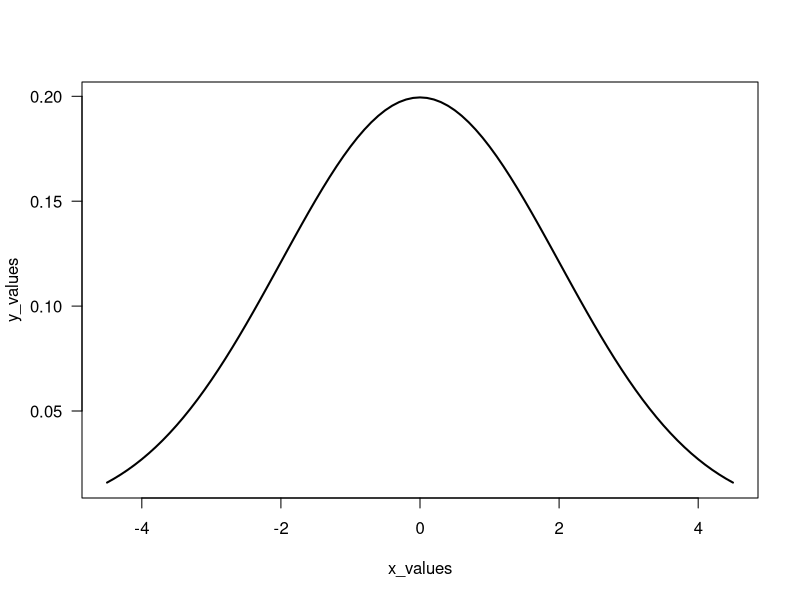
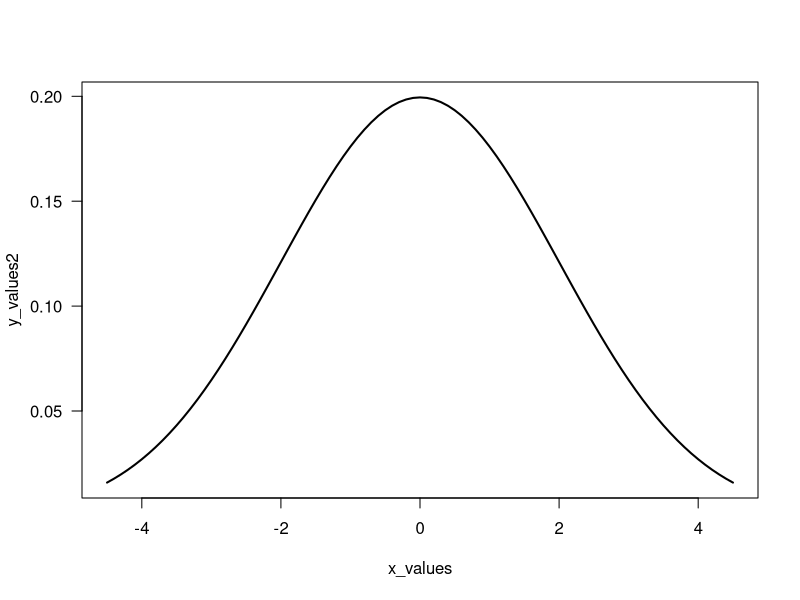
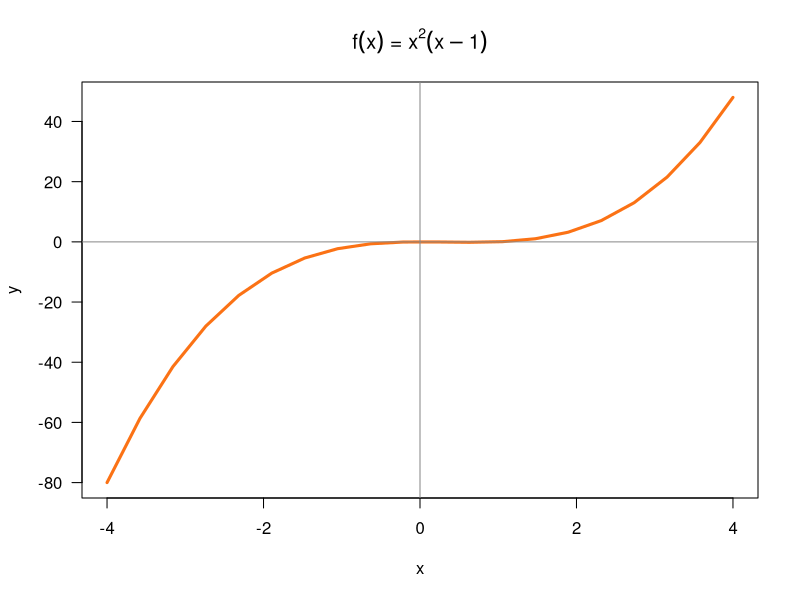
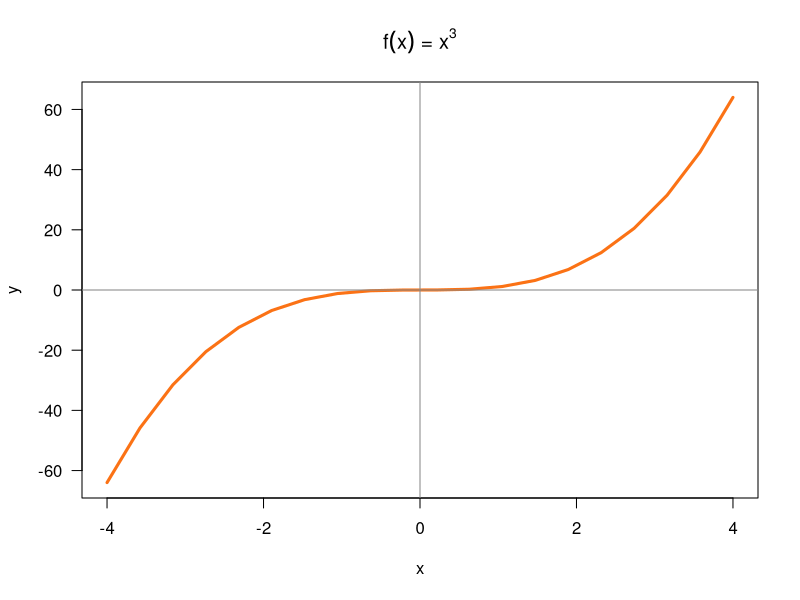

Here is the R script that generated these plots, in order:
## ---- chunk 1
# your function f()
f <- function(x) {
  result <- x*x
  return(result)
}
## ---- chunk 2
# your function g()
g <- function(x) {
  result <- x*2 + 5
  return(result)
}
## ---- chunk 3
f(2)
f(-5)

g(0)
g(-5/2)
## ---- chunk 4
# your pythagoras() function
pythagoras <- function(x, y) {
  result <- sqrt(x*x + y*y)
  return(result)
}
## ---- chunk 5
# your test
pythagoras(3, 4)
## ---- chunk 6
# your test
pythagoras2 <- function(x) {
  result <- sqrt(x*x + x*x)
  return(result)
}
## ---- chunk 7
miles2kms <- function(miles) {
  kms <- miles*1.6
  return(kms)
}
## ---- chunk 8
miles <- c(1:100)
kms <-miles2kms(miles)
miles_kms <- data.frame(miles, kms)
## ---- chunk 9
# your gallons2liters() function
gallons2liters <- function(gallons) {
  liters <- gallons*3.78541
  return(liters)
}
## ---- chunk 10
# your liters2gallons() function
liters2gallons <- function(liters){
  gallons <- liters / 3.78541
}

## ---- chunk 11
liters <- c(1:100)
gallons <- liters2gallons(liters)
liters_gallons <- data.frame(liters, gallons)
## ---- chunk 12
# your code
seconds2years <- function(seconds) {
  years <- seconds / 31557600 
  return(years)
}

seconds2years(1000000000)
## ---- chunk 13
# your code
gaussian <- function(x, m, s) {
  result <- (1 / (s*sqrt(2*3.1415))) * exp((-1/2)*((x-m)/s)*(x-m)/s)
  return(result)
}
## ---- chunk 14
# compare with dnorm()
dnorm(x = 1, mean = 0, sd = 2)
gaussian (x=1, m=0, s=2)
## ---- chunk 15
# you should get a plot like this one
x_values <- seq(from = -4.5, to = 4.5, by = 0.1)
y_values <- dnorm(x_values, mean = 0, sd = 2)
plot(x_values, y_values, las = 1, type = "l", lwd = 2)
## ---- chunk 16
# your code
y_values2 <- gaussian(x_values, m = 0, s = 2)
plot(x_values, y_values2, las = 1, type = "l", lwd = 2)
## ---- chunk 17
poly1 <- function(x) {
  (x^2) * (x - 1)
}
## ---- chunk 18
# set of points
x <- seq(-4, 4, length.out = 20)
y <- poly1(x)

# graph polynomial
plot(x, y, type = 'l', lwd = 3, col = "#FB7215", las = 1)
abline(h = 0, v = 0, col = '#888888aa', lwd = 1.5)
title(main = expression(paste(f(x), ' = ', x^2, (x - 1))))
## ---- chunk 19
poly_a <- function(x){
  y <- x*x*x
return(y)
}
poly_b <- function(x){
  y <- (x^2 - 1)(x + 3)^3
  return(y)
}

x <- seq(-4, 4, length.out = 20)
y <- poly_a(x)
a_plot <- plot(x, y, type = 'l', lwd = 3, col = "#FB7215", las = 1)
abline(h = 0, v = 0, col = '#888888aa', lwd = 1.5)
title(main = expression(paste(f(x), ' = ', x^3)))



## ---- chunk 20
# your descriptive() function
descriptive <- function(x) {
  y <- c(summary(x))
  return (y)
}

x <- c(2, 4, 6, 8, 10)
descriptive(x)
## ---- chunk 21
choose(n = 5, k = 2)
## ---- chunk 22
factorial(4)
## ---- chunk 23
combinations <- function(n, k){
  y <- factorial(n) / (factorial(n-k)*factorial(k))
  return(y)
}

choose(5, 2)
combinations(5, 2)
## ---- chunk 24
binom_prob <- function(n, k, prob){
  y <- combinations(n, k) * prob^k * (1-prob)^(n-k)
  return(y)
}
binom_prob(n = 5, k = 4, prob = 0.4)

## ---- chunk 25
k <- c(3, 4, 5)
prob1<- sum(binom_prob(5, k, .35))

prob2 <- binom_prob(10, 3, 1/6)
## ---- chunk 26
z <- 10*pi
# Fill in the following if-else statements. You may (or may not) 
# have to add or subtract else if or else statements.
if (z > 100) { # Replace TRUE with a condition.
  z <- 100
} else if (z < 0) { # Replace TRUE with a condition.
  z <- 0
} else {
 z <- z 
}
z
## ---- chunk 27
y <- 1 # Change this value!

if (y > 0) {
  print("positive")
} else if (y < 0) {
  print("negative")
} else {
  print("zero?")
}
## ---- chunk 28
is_even <- function(x){
  if (typeof(x) != "double")
    return ('NA')
  else if ((x %% 2) == 0)
    return ('TRUE')
  else if ((x %% 2) == 1)
    return('FALSE')
  else
    return('ERROR')
}
## ---- chunk 29
is_odd <- function(x){
  if (is_even(x) == 'TRUE')
    return(is_even(x+1))
  else if (is_even(x) == 'FALSE')
    return(is_even(x+1))
  else if (is_even(x) == 'NA')
    return (is_even(x))
}
## ---- chunk 30
# Convert the day of the week into a number.
day <- "Tuesday" # Change this value!

if (day == 'Sunday') {
  num_day <- 1
} else {
  if (day == "Monday") {
    num_day <- 2
  } else {
    if (day == "Tuesday") {
      num_day <- 3
    } else {
      if (day == "Wednesday") {
        num_day <- 4
      } else {
        if (day == "Thursday") {
          num_day <- 5
        } else {
          if (day == "Friday") {
            num_day <- 6
          } else {
            if (day == "Saturday") {
              num_day <- 7
            }
          }
        }
      }
    }
  }
}


num_day
## ---- chunk 31
# Convert the day of the week into a number.
day <- "Tuesday" # Change this value!

if (day == 'Sunday') {
  num_day <- 1
} else if (day == "Monday") {
  num_day <- 2
} else if (day == "Tuesday") {
  num_day <- 3
} else if (day == "Wednesday") {
  num_day <- 4
} else if (day == "Thursday") {
  num_day <- 5
} else if (day == "Friday") {
  num_day <- 6
} else if (day == "Saturday") {
  num_day <- 7
}

num_day
## ---- chunk 32
grade <- function(score){
  if (score > 100 || score < 0)
    return ("score must be a number between 0 and 100")
  else if (score > 90 || score == 90)
    return('A')
  else if (score > 80 || score == 80)
    return('B')
  else if (score > 70 || score == 70)
    return('C')
  else if (score > 60 || score == 60)
    return('D')
  else if (score > 0 || score ==0)
    return('F')
  else
    stop("score must be a number between 0 and 100")
}
## ---- chunk 33
# Convert the day of the week into a number.
day <- "Tuesday" # Change this value!

switch(day, # The expression to be evaluated.
  Sunday = 1,
  Monday = 2,
  Tuesday = 3,
  Wednesday = 4,
  Thursday = 5,
  Friday = 6,
  Saturday = 7,
  NA) # an (optional) default value if there are no matches
## ---- chunk 34
# Convert a number into a day of the week.
day_num <- 3 # Change this value!
day_num2 <- function(day_num){
y <- switch(day_num,
  "Sunday",
  "Monday",
  "Tuesday",
  "Wednesday",
  "Thursday",
  "Friday",
  "Saturday")
return(y)
}

day_num2(day_num)
## ---- chunk 35
miles2inches <- function(x){
  inches <- x * 63360
  return(inches)
}
miles2feet <- function(x){
  feet <- x * 5280
  return(feet)
}
miles2yards <- function(x){
  yards <- x * 1760
  return(yards)
}
miles2meters <- function(x){
  meters <- x * 1/0.00062137
  return(meters)
}
miles2kms <- function(x){
  kms <- x * 1/0.62136
  return(kms)
}


## ---- chunk 36
convert <- function(x, to){
 y <- switch(to, 
         inch = miles2inches(x),
         ft = miles2feet(x),
         yd = miles2yards(x),
         m =  miles2meters(x),
         km = miles2kms(x)
         )
  return(y)
}
